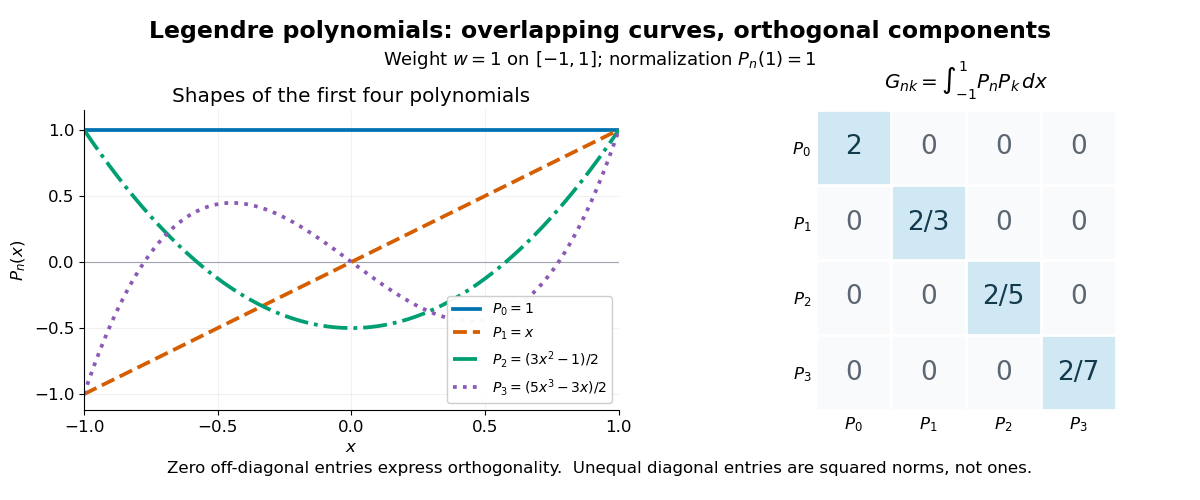

This chart was generated by the following Python code:
"""Draw original Legendre curves and an exactly integrated Gram matrix.

Tested with Python 3.14, matplotlib 3.10.7 and numpy 2.3.5.
Run from _media; writes this script's basename with a .png extension to CWD.
"""

from fractions import Fraction as F
from pathlib import Path

import matplotlib.pyplot as plt
from matplotlib.colors import ListedColormap
import numpy as np


def inner(p, q):
    """Integrate a product of ascending-power polynomials exactly on [-1, 1]."""
    return sum((a * b * F(2, i + j + 1)
                for i, a in enumerate(p) for j, b in enumerate(q)
                if (i + j) % 2 == 0), F(0))


polynomials = [[F(1)], [F(0), F(1)], [F(-1, 2), F(0), F(3, 2)],
               [F(0), F(-3, 2), F(0), F(5, 2)]]
gram = [[inner(p, q) for q in polynomials] for p in polynomials]
assert gram == [[F(2, 2 * i + 1) if i == j else F(0)
                 for j in range(4)] for i in range(4)]

plt.rcParams.update({"font.size": 12, "axes.spines.top": False,
                     "axes.spines.right": False, "figure.facecolor": "white",
                     "axes.facecolor": "white", "savefig.facecolor": "white"})
fig, (ax, matrix_ax) = plt.subplots(
    1, 2, figsize=(12, 5), gridspec_kw={"width_ratios": [1.35, 1]})
fig.subplots_adjust(left=0.07, right=0.97, bottom=0.18, top=0.78, wspace=0.32)
fig.suptitle("Legendre polynomials: overlapping curves, orthogonal components",
             y=0.96, fontsize=17, weight="bold")
fig.text(0.5, 0.87, r"Weight $w=1$ on $[-1,1]$; normalization $P_n(1)=1$",
         ha="center", fontsize=13)
x = np.linspace(-1, 1, 701)
colors = ["#0072B2", "#D55E00", "#009E73", "#8B5AB5"]
labels = [r"$P_0=1$", r"$P_1=x$", r"$P_2=(3x^2-1)/2$",
          r"$P_3=(5x^3-3x)/2$"]
styles = ["-", "--", "-.", ":"]
for p, color, label, style in zip(polynomials, colors, labels, styles):
    y = np.polynomial.polynomial.polyval(x, [float(c) for c in p])
    ax.plot(x, y, color=color, label=label, linestyle=style, linewidth=2.7)
ax.axhline(0, color="#9ca3af", linewidth=0.8, zorder=0)
ax.set(xlim=(-1, 1), ylim=(-1.12, 1.15), xlabel="$x$", ylabel="$P_n(x)$",
       title="Shapes of the first four polynomials")
ax.set_xticks([-1, -0.5, 0, 0.5, 1])
ax.grid(alpha=0.17)
ax.legend(loc="lower right", fontsize=10, framealpha=0.96)

matrix_ax.imshow(np.eye(4), cmap=ListedColormap(["#f8fafc", "#cfe8f3"]),
                 vmin=0, vmax=1)
for i in range(4):
    for j in range(4):
        matrix_ax.text(j, i, str(gram[i][j]), ha="center", va="center",
                       fontsize=19, color="#12394c" if i == j else "#5c6670")
matrix_ax.set_xticks(range(4), [f"$P_{i}$" for i in range(4)])
matrix_ax.set_yticks(range(4), [f"$P_{i}$" for i in range(4)])
matrix_ax.set_xticks(np.arange(-0.5, 4, 1), minor=True)
matrix_ax.set_yticks(np.arange(-0.5, 4, 1), minor=True)
matrix_ax.grid(which="minor", color="white", linewidth=2)
matrix_ax.tick_params(which="both", length=0)
matrix_ax.set_title(r"$G_{nk}=\int_{-1}^{1}P_nP_k\,dx$", pad=15)
for spine in matrix_ax.spines.values():
    spine.set_visible(False)
fig.text(0.5, 0.055,
         "Zero off-diagonal entries express orthogonality.  "
         "Unequal diagonal entries are squared norms, not ones.",
         ha="center", fontsize=12)
fig.savefig(Path(__file__).with_suffix(".png").name, dpi=100, transparent=False)
plt.close(fig)
